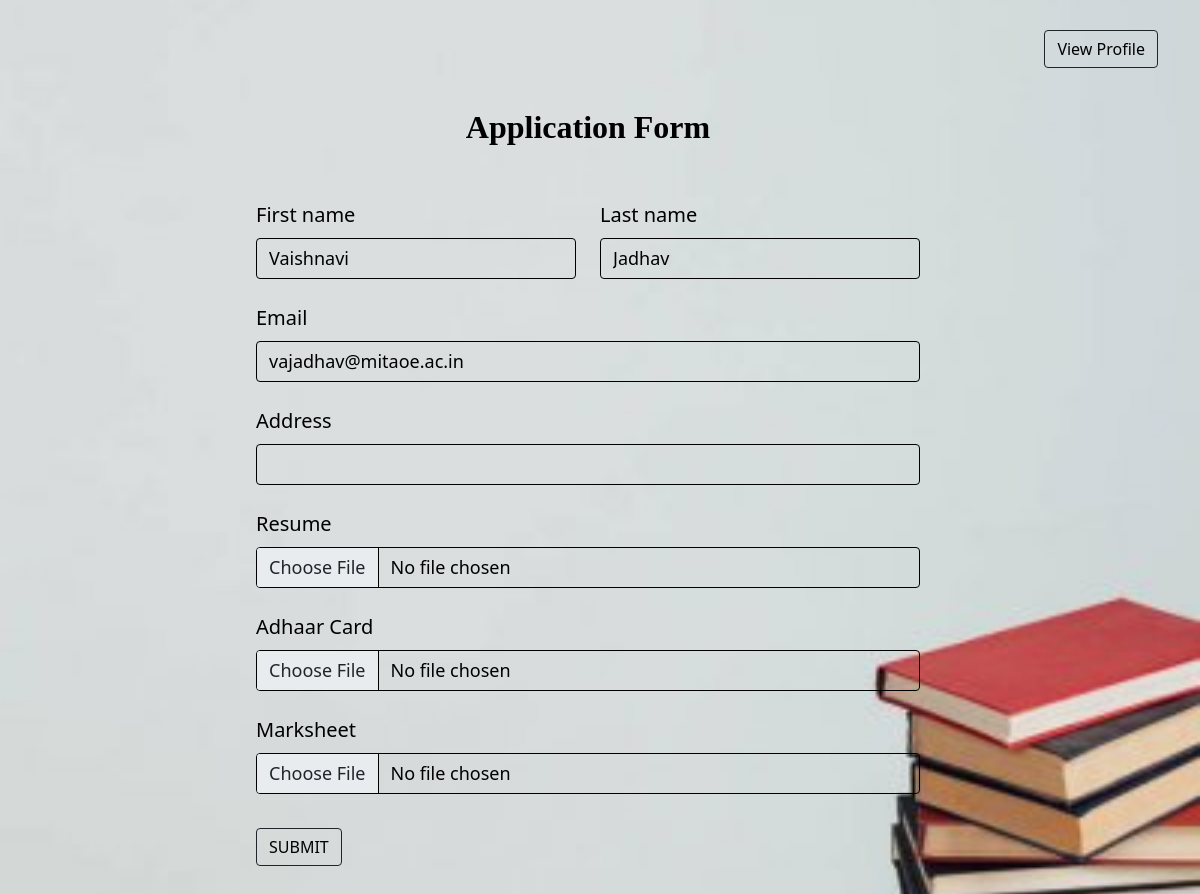
Screenshot of /user_application/ (signed in) with the database file from the repository.
### Home/models.py (models this page shows)
class CustomUser(AbstractUser):
  contact = PhoneNumberField()
  class Meta:
    ordering = ['first_name','last_name','email',]

### Home/views.py (the view)
# urls.py: path('user_application/', views.user_app, name="application"),
def user_app(request):
    return render(request, 'html/application.html')

### Home/templates/html/application.html (shortened to what this page needs)
<!DOCTYPE html>
<html lang="en">
{% load static %}
<head>
    <link href="https://cdn.jsdelivr.net/npm/bootstrap@5.0.0-beta3/dist/css/bootstrap.min.css" rel="stylesheet"
>
    <link rel="stylesheet" href="{% static 'application.css' %}">
</head>
<body>
    <div class="container body-container mx-auto">
        <a class="btn btn-outline-dark" href="{% url 'Home:profile' %}" style="float: right;" name="submit" value="submit" type="submit">View
            Profile</a>
        <main>
            <div class="container row " style="margin-top: 50px;">
                <div class="col-md-7 col-lg-8  mx-auto">
                    <form action="{% url 'Home:app_submit' %}" method="POST">
                        <h2
                            style="text-align: center;font-family: Georgia;color: black; font-weight: 600;margin-top: 10px; margin-bottom: 20px;">
                            Application Form
                        </h2>
                        <div class="row g-4 mx-auto" style="margin-top: 30px;">
                            <div class="col-sm-6 mx-auto" style="color: black;">
                                <label class="form-label" for="fname" style="font-size:18px;">First name</label>
                                <input type="text" name="fname" id="" value={{request.user.first_name}} class="form-control">
                            </div>
                            <div class="col-sm-6 mx-auto" style="color: black;">
                                <label class="form-label" for="lname" style="font-size:18px;">Last name</label>
                                <input type="text" name="lname" id="" value={{request.user.last_name}} class="form-control" >
                            </div>
                            <div class="col-12 mx-auto" style="color: black;">
                                <label class="form-label" for="email" style="font-size:18px;">Email</label>
                                <input type="email" name="email" id="" class="form-control" value={{request.user.email}}
                                    required>
                            </div>
                            <div class="col-12 mx-auto" style="color: black;">
                                <label class="form-label" for="address" style="font-size:18px;">Address</label>
                                <input type="text" name="address" id="" class="form-control">
                            </div>
                            <div class="col-12 mx-auto" style="color: black;">
                                <label class="form-label" for="resume" style="font-size:18px;">Resume</label>
                                <input type="file" name="resume" id="" class="form-control">
                            </div>
                            <div class="col-12 mx-auto" style="color: black;">
                                <label class="form-label" for="adhaar" style="font-size:18px;">Adhaar Card</label>
                                <input type="file" name="adhaar" id="" class="form-control">
                            </div>
                            <div class="col-12 mx-auto" style="color: black;">
                                <label class="form-label" for="Marksheet" style="font-size:18px;">Marksheet</label>
                                <input type="file" name="marksheet" id="" class="form-control">
                            </div>
                            <div class="col-12 mx-auto">
                                <button class="btn btn-outline-dark "
                                    style="margin-top: 10px; margin-bottom: 30px;"
                                    name="submit" value="submit" type="submit">
                                    SUBMIT
                                </button>
                            </div>
                    </form>
                </div>
            </div>
        </main>
    </div>
</body>
</html>

### Home/static/application.css (style rules this page uses)
body { background-image: url('abb.jpg'); background-size: cover; background-position:center; background-repeat: no-repeat; }
.btn { margin-top: 30px; margin-bottom: 30px; color: black; }
.form-control { font-size: 18px !important; border-radius: 6 !important; border-color: black; color: black !important; border-color: black; background: transparent !important; box-shadow: none !important; }
input::placeholder { color: black !important; }
.form-label { font-size: 20px !important; }

### rows the page displays
CustomUser: fname "Vaishnavi", lname "Jadhav", email "vajadhav@mitaoe.ac.in"
